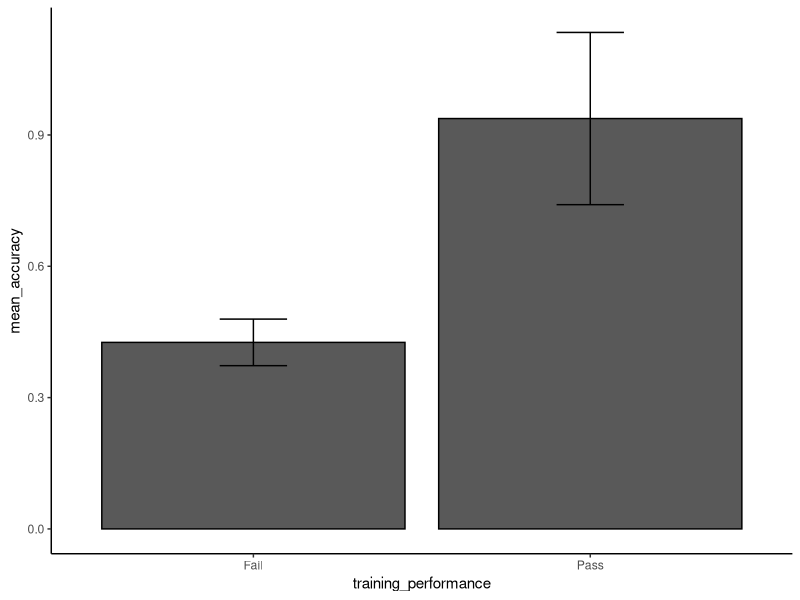

R code for this plot: (Note: this script raises an error after producing the figure.)
## ---- chunk 1
knitr::opts_chunk$set(message=FALSE,
                      warning=FALSE)
## ---- chunk 2
library(tidyverse)
library(readxl)
library(ggthemes)
library(knitr)
library(kableExtra)
## ---- chunk 3

data_input <- 
  # read in data, appending a new column
  bind_rows(
    read_xlsx("raw/testing_left_17_03_17.xlsx", col_names = TRUE),
    read_xlsx("raw/testing_left_rev_17_03_17.xlsx", col_names = TRUE),
    read_xlsx("raw/testing_right_17_03_17.xlsx", col_names = TRUE),
    read_xlsx("raw/testing_right_rev_17_03_17.xlsx", col_names = TRUE)) %>%
  
  # add in information that indicates the experiment 
  mutate(experiment = 1) %>%
  
  # remove redundant information
  filter(blockcode != "Begin") %>% 

  # select and rename variables
  select(experiment, subject, trial_number = trialnum, correct) %>%
  arrange(subject)

## ---- chunk 4

data_completeness <- data_input %>%
  group_by(subject) %>%
  mutate(complete_data = ifelse(sum(trial_number) == 36, "complete", 
                                ifelse(sum(trial_number) > 36, "excess", "partial"))) %>%
  ungroup()

data_completeness %>%
  distinct(subject, .keep_all = TRUE) %>%
  count(complete_data) %>%
  kable() %>%
  kable_styling(bootstrap_options = c("striped", "hover", "condensed"), full_width = FALSE)

data_completeness_by_participant <- data_completeness %>%
  distinct(subject, complete_data)

## ---- chunk 5

data_performance <- data_completeness %>%
  # summarize performance by block
  group_by(subject) %>% 
  summarise(mean_correct = mean(correct), 
            sd_correct = sd(correct)) %>%
  mutate(training_performance = ifelse(mean_correct < .70, "Fail", "Pass")) %>%
  ungroup() 


# plot
data_performance %>% 
  group_by(training_performance) %>% 
  summarise(mean_accuracy = mean(mean_correct), sd_accuracy = sd(sd_correct)) %>%
  ggplot(aes(x=training_performance, y=mean_accuracy)) +
  geom_bar(colour="black", stat="identity", position = position_dodge()) + 
  geom_errorbar(aes(ymin=mean_accuracy-sd_accuracy, ymax=mean_accuracy+sd_accuracy), width=.2,
                position=position_dodge(.9)) + theme_classic()


## ---- chunk 6
#Write data back to disk in csv format.

data_testing_phase_1 <- 
  full_join(data_performance, 
            data_completeness_by_participant, 
            by = "subject")

write_csv2(data_testing_phase_1, "processed/data_testing_phase_1.csv")
